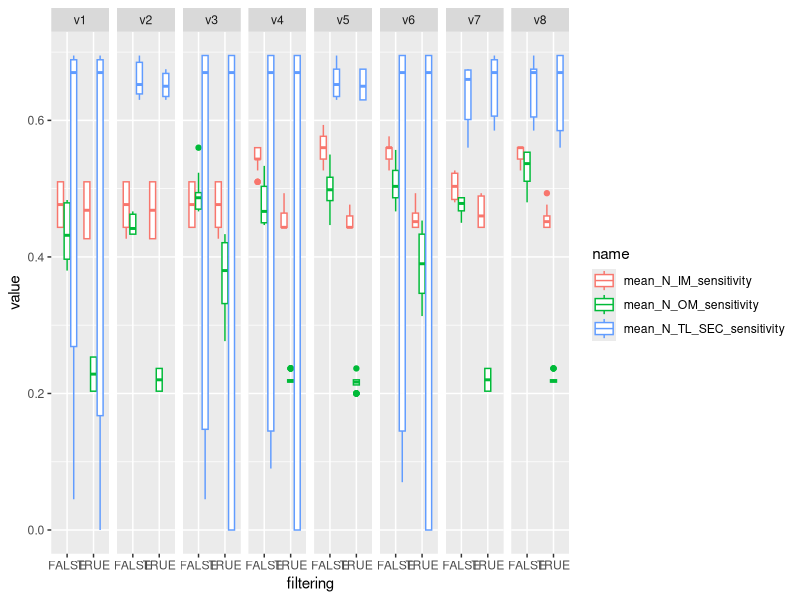
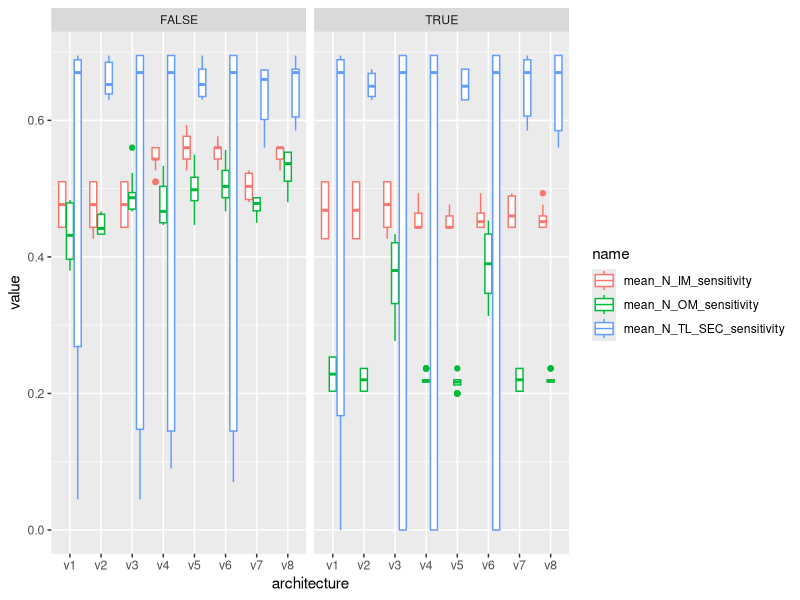

Source code (R) for these figures, in order:
library(dplyr)
library(ggplot2)
library(tidyr)

dat <- read.csv("./drafts/Architectures_mean_performance.csv")

arch_dat <- mutate(dat, architecture = sapply(strsplit(model, "-"), first),
                   filtering = grepl(pattern = "Filtering", x = model, ignore.case = FALSE)) %>% 
  mutate(architecture = sapply(strsplit(architecture, "_"), function(i) i[2])) %>% 
  select(architecture, filtering, model, mean_AU1U, mean_N_IM_sensitivity, mean_N_OM_sensitivity, mean_N_TL_SEC_sensitivity) %>% 
  pivot_longer(cols = !c(architecture, model, filtering)) 


filter(arch_dat, name != "mean_AU1U") %>% 
  ggplot(aes(x = filtering, y = value, color = name)) +
  geom_boxplot() +
  facet_wrap(~ architecture, nrow = 1)


filter(arch_dat, name != "mean_AU1U") %>% 
  ggplot(aes(x = architecture, y = value, color = name)) +
  geom_boxplot() +
  facet_wrap(~ filtering, nrow = 1)
